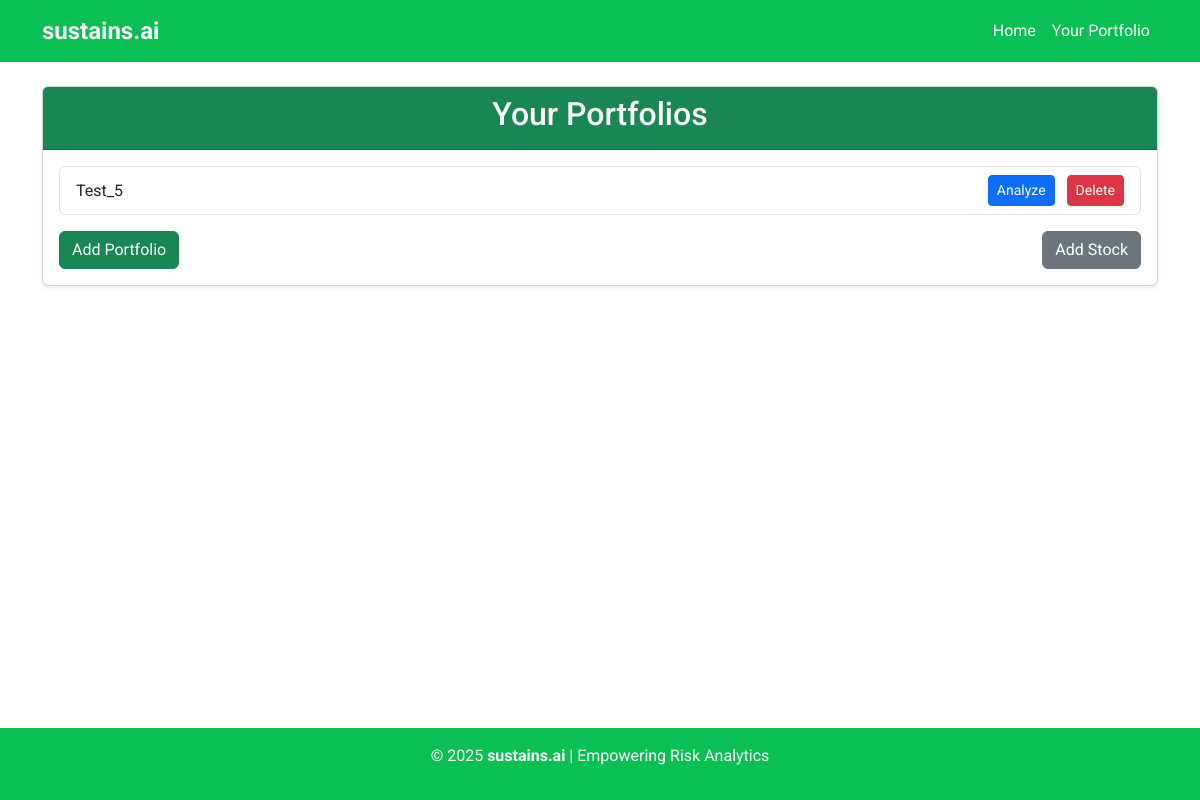
/portfolio_list/ (signed in), run on an earlier commit of the app's database.
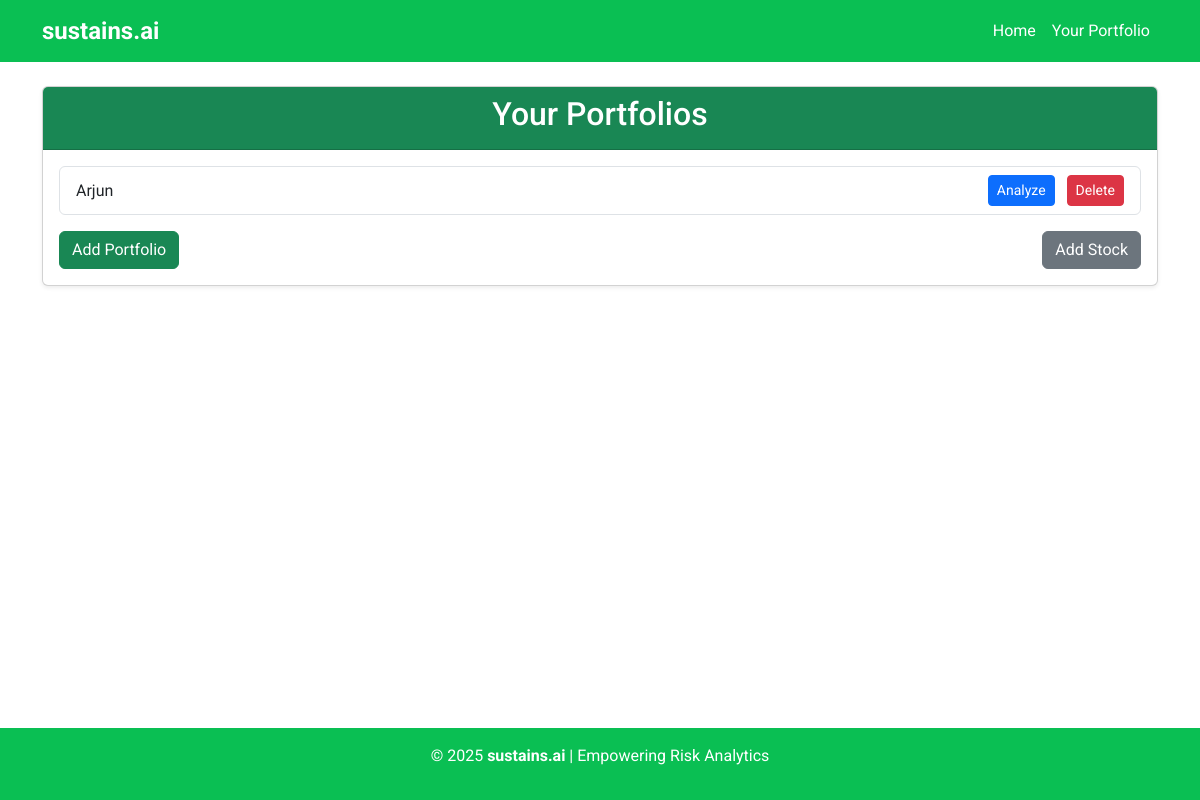
And on a later commit of the database.
### portfolio/models.py (models this page shows, shortened)
class Portfolio(models.Model):
    name = models.CharField(max_length=255)
    fund_manager = models.ForeignKey(FundManager, on_delete=models.CASCADE, related_name="portfolios")
    created_at = models.DateTimeField(auto_now_add=True)

### portfolio/views.py (the view)
# urls.py: path('portfolio_list/', views.portfolio_list, name='portfolio_list'),
def portfolio_list(request):
    portfolios = Portfolio.objects.filter(fund_manager__user=request.user)
    return render(request, 'portfolio/portfolio_list.html', {'portfolios': portfolios})

### portfolio/templates/portfolio/portfolio_list.html (shortened to what this page needs)
{% extends 'portfolio/base.html' %}
{% block content %}
<div class="card shadow-sm">
    <div class="card-header bg-success text-white text-center">
        <h2>Your Portfolios</h2>
    </div>
    <div class="card-body">
        <ul class="list-group mb-3">
            {% for portfolio in portfolios %}
            <li class="list-group-item d-flex justify-content-between align-items-center">
                <span>{{ portfolio.name }}</span>
                <div>
                    <a href="{% url 'analyze_portfolio' portfolio.id %}" class="btn btn-primary btn-sm me-2">
                        Analyze
                    </a>
                    <form action="{% url 'delete_portfolio' portfolio.id %}" method="POST" style="display:inline;">
                        <button type="submit" class="btn btn-danger btn-sm">
                            Delete
                        </button>
                    </form>
                </div>
            </li>
            {% endfor %}
        </ul>
        <div class="d-flex justify-content-between">
            <a href="{% url 'add_portfolio' %}" class="btn btn-success">Add Portfolio</a>
            <a href="{% url 'add_stock' %}" class="btn btn-secondary">Add Stock</a>
        </div>
    </div>
</div>
{% endblock %}

### portfolio/templates/portfolio/base.html (shortened to what this page needs)
{% load static %}
<!DOCTYPE html>
<html lang="en">
<head>
    <link href="https://cdn.jsdelivr.net/npm/bootstrap@5.3.0-alpha3/dist/css/bootstrap.min.css" rel="stylesheet">
    <link rel="stylesheet" href="{% static 'css/style.css' %}?v=1.0.1">
</head>
<body>
    <nav class="navbar navbar-expand-lg navbar-dark navbar-custom">
        <div class="container">
            <a class="navbar-brand" href="{% url 'index' %}">sustains.ai</a>
            <div class="collapse navbar-collapse" id="navbarNav">
                <ul class="navbar-nav ms-auto">
                    <li class="nav-item"><a class="nav-link" href="{% url 'index' %}">Home</a></li>
                    <li class="nav-item"><a class="nav-link" href="{% url 'portfolio_list' %}">Your Portfolio</a></li>
                </ul>
            </div>
        </div>
    </nav>
    <main class="container py-4">
        {% block content %}{% endblock %}
    </main>
    <footer class="text-center py-3">
        <p>&copy; 2025 <strong>sustains.ai</strong> | Empowering Risk Analytics</p>
    </footer>
</body>
</html>

### portfolio/static/css/style.css (style rules this page uses)
body { display: flex; flex-direction: column; min-height: 100vh; margin: 0; font-family: 'Roboto', sans-serif; }
main.container { flex: 1; }
footer { margin-top: auto; background-color: #0ABF53; color: #fff; text-align: center; padding: 10px; }
.navbar-custom { background-color: #0ABF53; color: #ffffff; }
.navbar-custom .nav-link { color: #ffffff !important; }
.navbar-brand { font-weight: bold; font-size: 1.5rem; }

What changed in the data, as far as the page shows it:
removed Portfolio: name "Test_5"
added Portfolio: name "Arjun"
